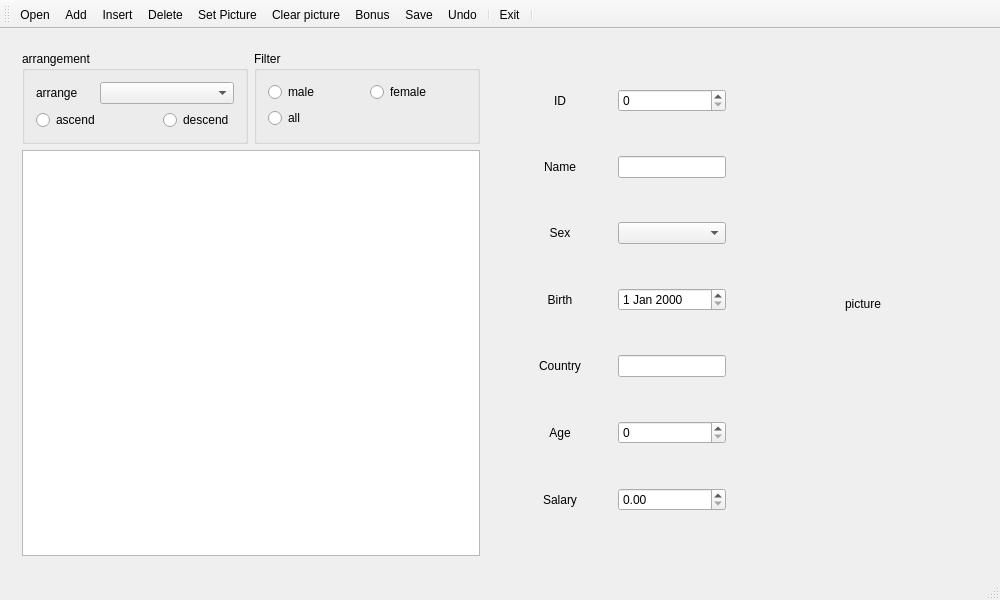
<?xml version="1.0" encoding="UTF-8"?>
<ui version="4.0">
 <class>QtMySQL</class>
 <widget class="QMainWindow" name="QtMySQL">
  <property name="geometry">
   <rect>
    <x>0</x>
    <y>0</y>
    <width>1000</width>
    <height>600</height>
   </rect>
  </property>
  <property name="minimumSize">
   <size>
    <width>1000</width>
    <height>600</height>
   </size>
  </property>
  <property name="windowTitle">
   <string>QtMySQL</string>
  </property>
  <widget class="QWidget" name="centralWidget">
   <layout class="QHBoxLayout" name="horizontalLayout_2" stretch="2,1,1,0">
    <item>
     <widget class="QWidget" name="widget" native="true">
      <layout class="QGridLayout" name="gridLayout_3">
       <item row="1" column="0" colspan="2">
        <widget class="QTableView" name="tableView"/>
       </item>
       <item row="0" column="1">
        <widget class="QGroupBox" name="groupBox_2">
         <property name="title">
          <string>Filter</string>
         </property>
         <layout class="QGridLayout" name="gridLayout_2">
          <item row="0" column="0">
           <widget class="QRadioButton" name="radioMale">
            <property name="text">
             <string>male</string>
            </property>
           </widget>
          </item>
          <item row="0" column="1">
           <widget class="QRadioButton" name="radioFemale">
            <property name="text">
             <string>female</string>
            </property>
           </widget>
          </item>
          <item row="1" column="0">
           <widget class="QRadioButton" name="radioAll">
            <property name="text">
             <string>all</string>
            </property>
           </widget>
          </item>
         </layout>
        </widget>
       </item>
       <item row="0" column="0">
        <widget class="QGroupBox" name="groupBox">
         <property name="title">
          <string>arrangement</string>
         </property>
         <layout class="QGridLayout" name="gridLayout">
          <item row="0" column="1" colspan="2">
           <widget class="QComboBox" name="comboBoxArrange"/>
          </item>
          <item row="1" column="0" colspan="2">
           <widget class="QRadioButton" name="radioAscend">
            <property name="text">
             <string>ascend</string>
            </property>
           </widget>
          </item>
          <item row="1" column="2">
           <widget class="QRadioButton" name="radioDescend">
            <property name="text">
             <string>descend</string>
            </property>
           </widget>
          </item>
          <item row="0" column="0">
           <widget class="QLabel" name="label">
            <property name="text">
             <string>arrange</string>
            </property>
           </widget>
          </item>
         </layout>
        </widget>
       </item>
      </layout>
     </widget>
    </item>
    <item>
     <widget class="QWidget" name="widget_2" native="true">
      <layout class="QGridLayout" name="gridLayout_4">
       <item row="4" column="0" colspan="2">
        <widget class="QLabel" name="label_3">
         <property name="text">
          <string>Name</string>
         </property>
         <property name="alignment">
          <set>Qt::AlignCenter</set>
         </property>
        </widget>
       </item>
       <item row="6" column="0" colspan="2">
        <widget class="QLabel" name="label_6">
         <property name="text">
          <string>Sex</string>
         </property>
         <property name="alignment">
          <set>Qt::AlignCenter</set>
         </property>
        </widget>
       </item>
       <item row="9" column="2" colspan="2">
        <widget class="QSpinBox" name="spinBoxAge"/>
       </item>
       <item row="6" column="2" colspan="2">
        <widget class="QComboBox" name="comboBoxSex"/>
       </item>
       <item row="1" column="0" colspan="2">
        <widget class="QLabel" name="label_2">
         <property name="text">
          <string>ID</string>
         </property>
         <property name="alignment">
          <set>Qt::AlignCenter</set>
         </property>
        </widget>
       </item>
       <item row="7" column="0" colspan="2">
        <widget class="QLabel" name="label_4">
         <property name="text">
          <string>Birth</string>
         </property>
         <property name="alignment">
          <set>Qt::AlignCenter</set>
         </property>
        </widget>
       </item>
       <item row="9" column="0" colspan="2">
        <widget class="QLabel" name="label_5">
         <property name="text">
          <string>Age</string>
         </property>
         <property name="alignment">
          <set>Qt::AlignCenter</set>
         </property>
        </widget>
       </item>
       <item row="10" column="2" colspan="2">
        <widget class="QDoubleSpinBox" name="doubleSpinBoxSalary"/>
       </item>
       <item row="4" column="2" colspan="2">
        <widget class="QLineEdit" name="lineEditName"/>
       </item>
       <item row="8" column="0" colspan="2">
        <widget class="QLabel" name="label_7">
         <property name="text">
          <string>Country</string>
         </property>
         <property name="alignment">
          <set>Qt::AlignCenter</set>
         </property>
        </widget>
       </item>
       <item row="1" column="2" colspan="2">
        <widget class="QSpinBox" name="spinBoxID"/>
       </item>
       <item row="8" column="2" colspan="2">
        <widget class="QLineEdit" name="lineEditCountry"/>
       </item>
       <item row="10" column="0" colspan="2">
        <widget class="QLabel" name="label_8">
         <property name="text">
          <string>Salary</string>
         </property>
         <property name="alignment">
          <set>Qt::AlignCenter</set>
         </property>
        </widget>
       </item>
       <item row="7" column="2" colspan="2">
        <widget class="QDateEdit" name="dateEdit"/>
       </item>
      </layout>
     </widget>
    </item>
    <item>
     <widget class="QWidget" name="widget_4" native="true">
      <layout class="QHBoxLayout" name="horizontalLayout">
       <item>
        <widget class="QLabel" name="LabImage">
         <property name="text">
          <string>picture</string>
         </property>
         <property name="alignment">
          <set>Qt::AlignCenter</set>
         </property>
        </widget>
       </item>
      </layout>
     </widget>
    </item>
    <item>
     <widget class="QWidget" name="widget_3" native="true"/>
    </item>
   </layout>
  </widget>
  <widget class="QMenuBar" name="menuBar">
   <property name="geometry">
    <rect>
     <x>0</x>
     <y>0</y>
     <width>1000</width>
     <height>17</height>
    </rect>
   </property>
  </widget>
  <widget class="QToolBar" name="mainToolBar">
   <property name="toolButtonStyle">
    <enum>Qt::ToolButtonTextUnderIcon</enum>
   </property>
   <attribute name="toolBarArea">
    <enum>TopToolBarArea</enum>
   </attribute>
   <attribute name="toolBarBreak">
    <bool>false</bool>
   </attribute>
   <addaction name="actionOpen"/>
   <addaction name="actionAdd"/>
   <addaction name="actionInsert"/>
   <addaction name="actionDelete"/>
   <addaction name="actionSet_Picture"/>
   <addaction name="actionClear_picture"/>
   <addaction name="actionBonus"/>
   <addaction name="actionSave"/>
   <addaction name="actionUndo"/>
   <addaction name="separator"/>
   <addaction name="actionExit"/>
   <addaction name="separator"/>
  </widget>
  <widget class="QStatusBar" name="statusBar"/>
  <action name="actionOpen">
   <property name="icon">
    <iconset resource="res.qrc">
     <normaloff>:/icons/open.bmp</normaloff>:/icons/open.bmp</iconset>
   </property>
   <property name="text">
    <string>Open</string>
   </property>
  </action>
  <action name="actionAdd">
   <property name="icon">
    <iconset resource="res.qrc">
     <normaloff>:/icons/316.bmp</normaloff>:/icons/316.bmp</iconset>
   </property>
   <property name="text">
    <string>Add</string>
   </property>
  </action>
  <action name="actionInsert">
   <property name="icon">
    <iconset resource="res.qrc">
     <normaloff>:/icons/306.bmp</normaloff>:/icons/306.bmp</iconset>
   </property>
   <property name="text">
    <string>Insert</string>
   </property>
  </action>
  <action name="actionDelete">
   <property name="icon">
    <iconset resource="res.qrc">
     <normaloff>:/icons/delete.bmp</normaloff>:/icons/delete.bmp</iconset>
   </property>
   <property name="text">
    <string>Delete</string>
   </property>
  </action>
  <action name="actionSet_Picture">
   <property name="icon">
    <iconset resource="res.qrc">
     <normaloff>:/icons/31.ico</normaloff>:/icons/31.ico</iconset>
   </property>
   <property name="text">
    <string>Set Picture</string>
   </property>
  </action>
  <action name="actionClear_picture">
   <property name="icon">
    <iconset resource="res.qrc">
     <normaloff>:/icons/103.bmp</normaloff>:/icons/103.bmp</iconset>
   </property>
   <property name="text">
    <string>Clear picture</string>
   </property>
  </action>
  <action name="actionBonus">
   <property name="icon">
    <iconset resource="res.qrc">
     <normaloff>:/icons/724.bmp</normaloff>:/icons/724.bmp</iconset>
   </property>
   <property name="text">
    <string>Bonus</string>
   </property>
  </action>
  <action name="actionSave">
   <property name="icon">
    <iconset resource="res.qrc">
     <normaloff>:/icons/save.bmp</normaloff>:/icons/save.bmp</iconset>
   </property>
   <property name="text">
    <string>Save</string>
   </property>
  </action>
  <action name="actionUndo">
   <property name="icon">
    <iconset resource="res.qrc">
     <normaloff>:/icons/undo.bmp</normaloff>:/icons/undo.bmp</iconset>
   </property>
   <property name="text">
    <string>Undo</string>
   </property>
  </action>
  <action name="actionExit">
   <property name="icon">
    <iconset resource="res.qrc">
     <normaloff>:/icons/exit.bmp</normaloff>:/icons/exit.bmp</iconset>
   </property>
   <property name="text">
    <string>Exit</string>
   </property>
  </action>
 </widget>
 <layoutdefault spacing="6" margin="11"/>
 <resources>
  <include location="res.qrc"/>
 </resources>
 <connections>
  <connection>
   <sender>actionExit</sender>
   <signal>triggered()</signal>
   <receiver>QtMySQL</receiver>
   <slot>close()</slot>
   <hints>
    <hint type="sourcelabel">
     <x>-1</x>
     <y>-1</y>
    </hint>
    <hint type="destinationlabel">
     <x>234</x>
     <y>166</y>
    </hint>
   </hints>
  </connection>
 </connections>
</ui>
